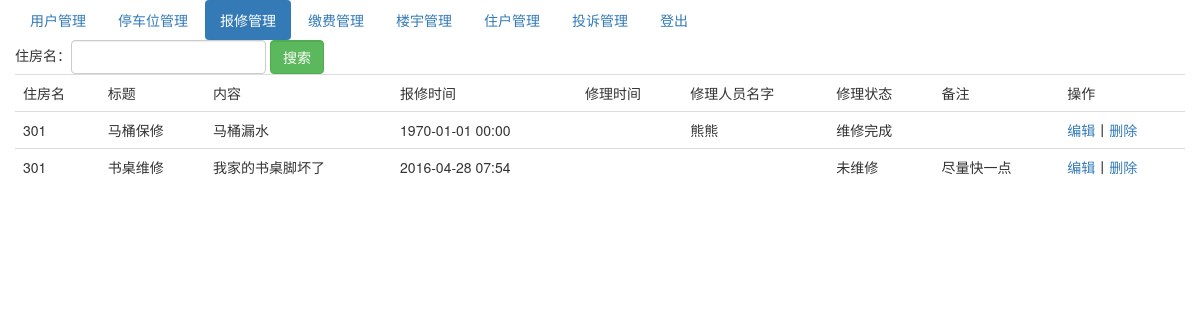
Before: /index.php/repair_admin/index with the older database file.
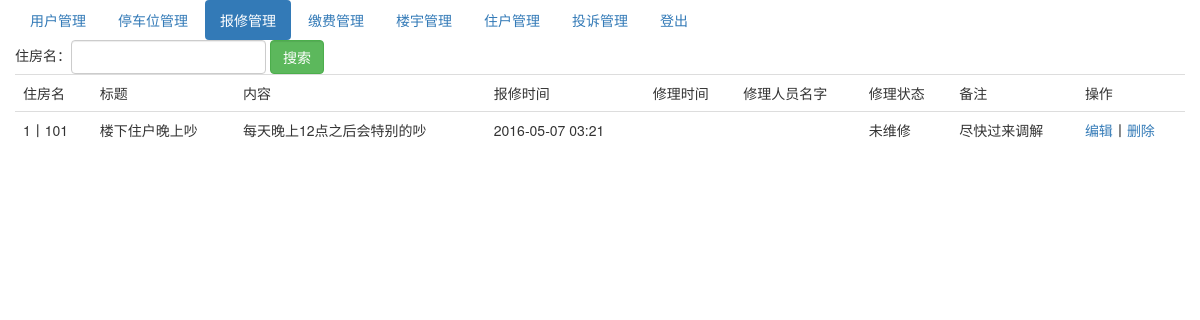
After: the same page with the newer database file.
### tables this page shows
CREATE TABLE IF NOT EXISTS `repair` (
  `repair_id` int(10) NOT NULL AUTO_INCREMENT,
  `house_id` int(10) NOT NULL,
  `title` varchar(255) NOT NULL,
  `content` varchar(255) NOT NULL COMMENT '维修内容',
  `repair_time` int(10) NOT NULL,
  `create_time` int(10) NOT NULL,
  `repair_name` varchar(255) NOT NULL COMMENT '维修人员',
  `status` tinyint(4) NOT NULL DEFAULT '0' COMMENT '维修状态0等待维修 10维修中 20维修完成',
  `remark` varchar(255) NOT NULL,
  PRIMARY KEY (`repair_id`)
);

### application/controllers/Repair_admin.php (called while the page is built, shortened)
<?php
class Repair_admin extends CI_Controller{
    public function __construct()
    {
        $this->load->helper('url_helper');
    }
    public function index(){
        $this->load->model('repair_model');
        $this->load->model('house_model');
        $condition=array();
        $repair_list=$this->repair_model->getRepairList($condition);
        if(!empty($repair_list)){
            foreach($repair_list as $key=>$value){
              $house_info=$this->house_model->getHouseInfo(array('house_id'=>$value['house_id']));
                $repair_list[$key]['house_name']=$house_info['house_name'];
            }
        }
        $data=array();
        $data['repair_list']=$repair_list;
        $this->load->view('templates/header_admin',$data);
        $this->load->view('repair_index_admin',$data);
    }
}

### index.php (called while the page is built, shortened)
<?php
require_once BASEPATH.'core/CodeIgniter.php';

### application/models/Repair_model.php (called while the page is built, shortened)
<?php
class Repair_model extends CI_Model{
    public function getRepairList($condition=array())
    {
        $query=$this->db->get_where('repair',$condition);
        return $query->result_array();
    }
}
?>

### application/models/House_model.php (called while the page is built, shortened)
<?php
class House_model extends CI_Model{
    public function getHouseInfo($condition){
        $query = $this->db->get_where('house',$condition);
        return $query->row_array();
    }
}
?>

### application/views/repair_index_admin.php (the view, shortened to what this page needs)
<div class="container">
    <div class="row">
        <ul class="nav nav-pills">
            <li role="presentation"><a href="/index.php/member_admin/index">用户管理</a></li>
            <li role="presentation"><a href="/index.php/carport_admin/index">停车位管理</a></li>
            <li role="presentation" class="active"><a href="/index.php/repair_admin/index">报修管理</a></li>
            <li role="presentation"><a href="/index.php/charge_admin/index">缴费管理</a></li>
            <li role="presentation"><a href="/index.php/building_admin/index">楼宇管理</a></li>
            <li role="presentation"><a href="/index.php/house_admin/index">住户管理</a></li>
            <li role="presentation"><a href="/index.php/complain_admin/index">投诉管理</a></li>
            <li role="presentation"><a href="/index.php/Welcome/logout">登出</a></li>
        </ul>
    </div>
    <div class="row">
        <form method="get" class="form-inline" action="/index.php/Repair_admin/index">
            <div class="form-group">住房名：<input class="form-control" type="text" name="house_name"></div>
            <div class="form-group"><input class="form-control btn-success" type="submit" value="搜索"></div>
        </form>
    </div>
    <div class="row">
        <table class="table">
            <tr>
                <td>住房名</td>
                <td>标题</td>
                <td>内容</td>
                <td>报修时间</td>
                <td>修理时间</td>
                <td>修理人员名字</td>
                <td>修理状态</td>
                <td>备注</td>
                <td>操作</td>
            </tr>
            <?php foreach($repair_list as $value){ ?>
                <tr>
                    <td><?php echo $value['house_name']; ?></td>
                    <td><?php echo $value['title']; ?></td>
                    <td><?php echo $value['content']; ?></td>
                    <td><?php echo date('Y-m-d H:i',$value['create_time']); ?></td>
                    <td><?php if($value['repair_time']!=0){echo date('Y-m-d H:i',$value['repair_time']);} ?></td>
                    <td><?php echo $value['repair_name']; ?></td>
                    <td><?php if($value['status']==0){echo '未维修';}elseif($value['status']==10){echo '维修中';}elseif($value['status']==20){echo '维修完成';}  ?></td>
                    <td><?php echo $value['remark']; ?></td>
                    <td><a href="/index.php/repair_admin/showEdit?repair_id=<?php echo $value['repair_id']; ?>">编辑</a>丨<a href="/index.php/repair_admin/delete?repair_id=<?php echo $value['repair_id']; ?>">删除</a></td>
                </tr>
            <?php } ?>
        </table>
    </div>
</div>

Changed rows visible on the page:
removed repair: house_name "301", title "马桶保修", content "马桶漏水", create_time "1970-01-01 00:00", repair_name "熊熊", status "维修完成"
removed repair: house_name "301", title "书桌维修", content "我家的书桌脚坏了", create_time "2016-04-28 07:54", status "未维修", remark "尽量快一点"
added repair: house_name "1丨101", title "楼下住户晚上吵", content "每天晚上12点之后会特别的吵", create_time "2016-05-07 03:21", status "未维修", remark "尽快过来调解"
